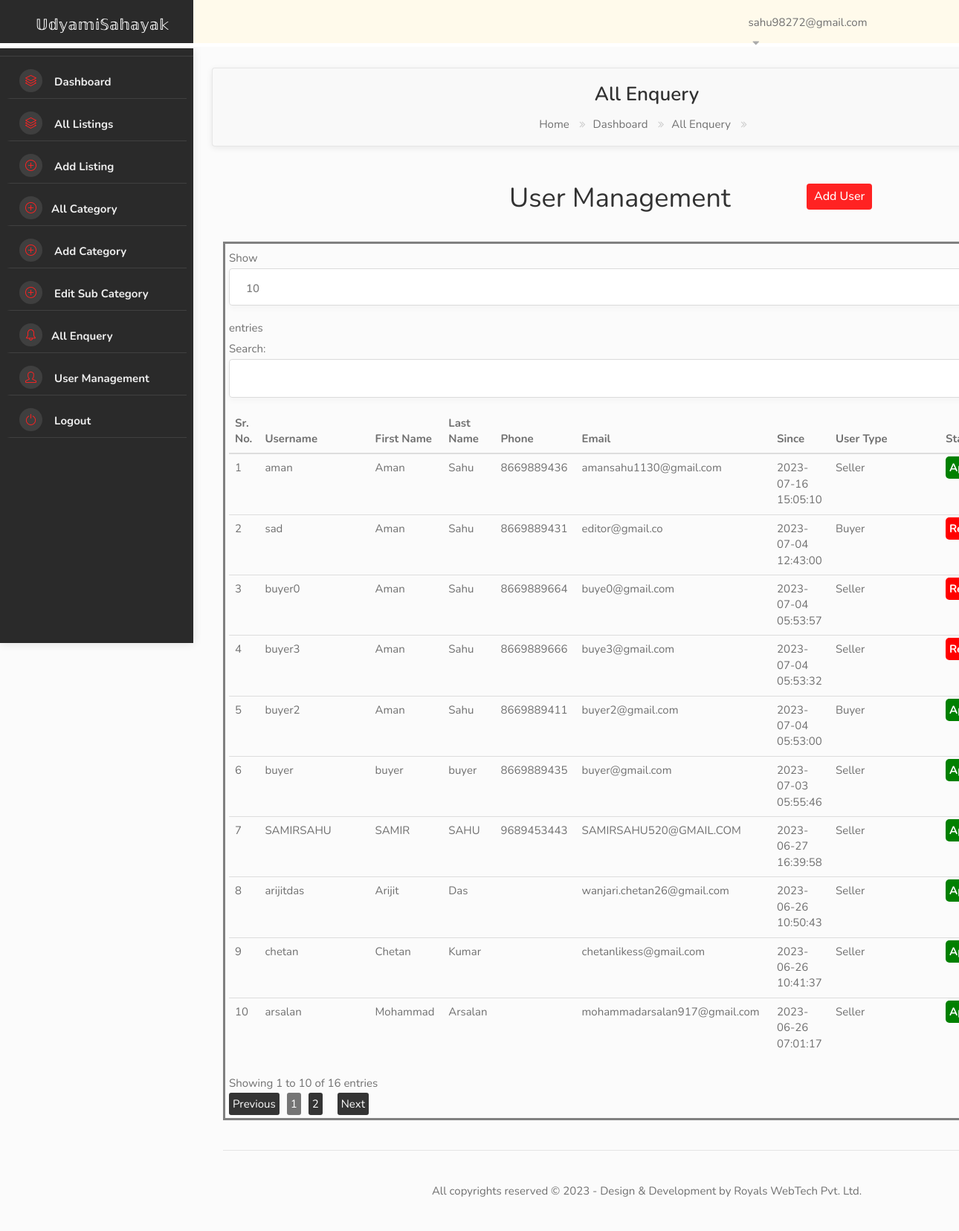
Page /admin_panel/dashboard_user_management.php (signed in) on the committed database.
### tables this page shows
CREATE TABLE `users_entries` (
  `user_id` int(255) NOT NULL,
  `user_username` varchar(500) NOT NULL,
  `user_password` varchar(255) NOT NULL,
  `user_email` varchar(150) NOT NULL,
  `user_phone` varchar(500) NOT NULL,
  `user_timestamp` timestamp NOT NULL DEFAULT current_timestamp(),
  `is_verified_email` varchar(100) NOT NULL DEFAULT '0',
  `is_verified_admin` varchar(100) NOT NULL DEFAULT 'Pending',
  `user_type` varchar(200) NOT NULL,
  `user_vcode` varchar(255) NOT NULL,
  `user_otp` varchar(500) NOT NULL,
  `user_otp_created` varchar(1000) NOT NULL,
  `user_otp_is_expired` int(200) NOT NULL,
  `user_first_name` varchar(500) NOT NULL,
  `user_last_name` varchar(500) NOT NULL,
  `user_country_id` varchar(300) NOT NULL,
  `user_state_id` varchar(300) NOT NULL,
  `user_city_id` varchar(300) NOT NULL,
  `user_age` varchar(200) NOT NULL,
  `user_dob` varchar(100) NOT NULL,
  `user_address` varchar(2000) NOT NULL,
  `user_facebook_link` varchar(200) NOT NULL,
  `user_google_link` varchar(200) NOT NULL,
  `user_instagram_link` varchar(200) NOT NULL,
  `user_image` varchar(200) NOT NULL DEFAULT 'dashboard-avatar.jpg',
  `user_about` varchar(255) NOT NULL,
  `user_created_by` varchar(100) NOT NULL DEFAULT 'self',
  `is_verified_phone` int(50) NOT NULL DEFAULT 0,
  `user_view_count` int(200) NOT NULL DEFAULT 0,
  `user_last_timestamp` timestamp NOT NULL DEFAULT current_timestamp() ON UPDATE current_timestamp(),
  `user_email_verified_timestamp` timestamp NOT NULL DEFAULT current_timestamp(),
  `user_admin_verified_timestamp` timestamp NOT NULL DEFAULT current_timestamp(),
  `user_request_for_seller` int(5) NOT NULL DEFAULT 0
);

### admin_panel/dashboard_user_management.php (the view, shortened to what this page needs)
<!DOCTYPE html>
<html lang="zxx">
<head>
  <link rel="stylesheet" href="../css/stylesheet.css">
  <link rel="stylesheet" href="../css/mmenu.css">
  <link rel="stylesheet" href="../css/perfect-scrollbar.css">
  <link rel="stylesheet" href="../css/style.css" id="colors">
</head>
<body>
  <div id="main_wrapper">
    <?php include "./component/header.php" ?>
    <div id="dashboard">
      <?php include "./component/user_sidebar_navbar.php" ?>
      <div class="utf_dashboard_content">
        <div id="titlebar" class="dashboard_gradient">
          <div class="row">
            <div class="col-md-12">
              <h2>All Enquery</h2>
              <nav id="breadcrumbs">
                <ul>
                  <li><a href="index_1.php">Home</a></li>
                  <li><a href="dashboard.php">Dashboard</a></li>
                  <li>All Enquery</li>
                  <li>
                  </li>
                </ul>
              </nav>
            </div>
          </div>
        </div>
        <div>
          <div class="row ">
            <div class="col-md-4">
            </div>
            <div class="col-md-4">
              <h1 class=" my-auto mr-auto d-inline"> User Management</h1>
            </div>
            <div class="col-md-4 ml-auto">
              <div class="my-auto mr-auto " style="    margin: auto;
    padding-top: 20px;">
                <button type="button" style="padding:10px !important;" class="button" onclick="window.location.href='./adduser.php'">Add User
                </button>
              </div>
            </div>
          </div>
          <div id="main" class="">
            <div class="allContent-section container   pt-0" style="margin-bottom: 20px;">
              <div class=" my-1">
                <br>
               <div class="table-responsive" style="border: 3px solid grey; padding: 5px;">
    <table data-role="table" class="table ui-responsive datatable" id="myTable">
        <thead>
            <tr>
                <th class="tbl_head" scope="col">Sr. No.</th>
                <th class="tbl_head" scope="col">Username</th>
                <th class="tbl_head" scope="col">First Name</th>
                <th class="tbl_head" scope="col">Last Name</th>
                <th class="tbl_head" scope="col">Phone</th>
                <th class="tbl_head" scope="col">Email</th>
                <th class="tbl_head" scope="col">Since</th>
                <th class="tbl_head" scope="col">User Type</th>
                <th class="tbl_head" scope="col">Status</th>
            </tr>
        </thead>
        <tbody>
            <?php
            $select_user_query = "SELECT * FROM `users_entries` WHERE is_verified_email = 1 ORDER BY `user_timestamp` DESC";
            $select_user_result = mysqli_query($connect, $select_user_query);
            $num = mysqli_num_rows($select_user_result);
            if ($num > 0) {
                $sno = 0;
                while ($row = mysqli_fetch_assoc($select_user_result)) {
                    $sno++;
            ?>
            <tr id="row_<?= $row['user_id'] ?>" class="row_by_id">
                <td><?= $sno ?></td>
                <td><?= $row['user_username'] ?></td>
                <td><?= $row['user_first_name'] ?></td>
                <td><?= $row['user_last_name'] ?></td>
                <td><?= $row['user_phone'] ?></td>
                <td><?= $row['user_email'] ?></td>
                <td><?= $row['user_timestamp'] ?></td>
                <td><?php
                    if ($row['user_type'] == 'user') {
                        echo 'Seller';
                    } else if ($row['user_type'] == 'buyer') {
                        echo 'Buyer';
                    } else {
                        echo $row['user_type'];
                    }
                ?></td>
                <td id="status_<?= $row['user_id'] ?>">
                    <?php
                        if ($row['is_verified_admin']) {
                            echo "<span style='background-color:green;color:white;padding:5px;font-weight:700;border-radius:5px;'>Approved</span>";
                        } else {
                            echo "<span style='background-color:red;color:white;padding:5px;font-weight:700;border-radius:5px;'>Rejected</span>";
                        }
                    ?>
                </td>
            </tr>
            <?php
                }
            } else {
                echo "<tr><td class='text-center' colspan='6'>No New Registration Found</td></tr>";
            }
            ?>
        </tbody>
    </table>
</div>
              </div>
            </div>
          </div>
          <?php include "./component/footer.php" ?>
        </div>
      </div>
    </div>
</body>
</html>

### admin_panel/component/header.php (shortened to what this page needs)
<header id="header_part" class="fixed fullwidth_block dashboard">
  <div id="header" class="not-sticky">
    <div class="container">
      <div class="utf_left_side">
        <div id="logo">
          <a href="../index.php" class="dashboard-logo" style="color:#fff;font-size:20px;padding:20px"><img src="../images/" alt="" />𝕌𝕕𝕪𝕒𝕞𝕚𝕊𝕒𝕙𝕒𝕪𝕒𝕜</a>
        </div>
      </div>
      <div class="utf_right_side">
        <div class="header_widget">
          <div class="utf_user_menu">
            <span class="tooltip"><?= $_SESSION['user_email'] ?><span class="tooltiptext"><?= $_SESSION['user_first_name'] ?> <?= $_SESSION['user_last_name'] ?></span></span>
            <div class="utf_user_name">
              <span><img src="
              ?>" alt="" /></span>
            </div>
          </div>
        </div>
      </div>
    </div>
  </div>
</header>

### admin_panel/component/user_sidebar_navbar.php (shortened to what this page needs)
<div class="utf_dashboard_navigation js-scrollbar">
  <div class="utf_dashboard_navigation_inner_block">
    <ul>
      <li id="user_dashboard"><a href="dashboard.php"><i class="sl sl-icon-layers"></i> Dashboard</a></li>
      <li  id="user_dashboard_my_listing">
        <a href="dashboard_my_listing.php"><i class="sl sl-icon-layers"></i> All Listings</a>
      </li>
      <li id="user_dashboard_add_listing"><a href="dashboard_add_listing.php"><i class="sl sl-icon-plus"></i> Add Listing</a></li>
      <li id="user_dashboard_category"><a href="dashboard_category.php"><i class="sl sl-icon-plus"></i>All Category</a></li>
      <li id="user_dashboard_add_category"><a href="addcategory.php"><i class="sl sl-icon-plus"></i> Add Category</a></li>
      <li id="user_dashboard_edit_sub_category"><a href="editsubcategory.php"><i class="sl sl-icon-plus"></i> Edit Sub Category</a></li>
      <li id="user_dashboard_enquery"><a href="dashboard_enquery.php"><i class="sl sl-icon-bell"></i>All Enquery</a></li>
      <li id="user_dashboard_user_manegement"><a href="dashboard_user_management.php"><i class="sl sl-icon-user"></i> User Management</a></li>
      <li id="" ><a href="../logout/index.php"><i class="sl sl-icon-power"></i> Logout</a></li>
    </ul>
  </div>
</div>

### admin_panel/component/footer.php
<div class="col-md-12">
  <div class="footer_copyright_part">All copyrights reserved © 2023 - Design & Development by Royals WebTech Pvt. Ltd.</div>
</div>

### css/mmenu.css (style rules this page uses)
:root { --mm-line-height:20px; --mm-listitem-size:44px; --mm-navbar-size:44px; --mm-offset-top:0; --mm-offset-right:0; --mm-offset-bottom:0; --mm-offset-left:0; --mm-color-border:rgba(0, 0, 0, 0.1); --mm-color-button:rgba(0, 0, 0, 0.3); --mm-color-text:rgba(0, 0, 0, 0.75); --mm-color-text-dimmed:rgba(0, 0, 0, 0.3); --mm-color-background:#f3f3f3; --mm-color-background-highlight:rgba(0, 0, 0, 0.05); --mm-color-background-emphasis:rgba(255, 255, 255, 0.4); --mm-shadow:0 0 10px rgba(0, 0, 0, 0.3) }

### css/perfect-scrollbar.css (style rules this page uses)
.ps { overflow: hidden !important; overflow-anchor: none; -ms-overflow-style: none; touch-action: auto; -ms-touch-action: auto; }

### css/style.css (style rules this page uses)
body { color: #707070; font-size: 15px; line-height: 28px; background-color: #fff; }
body, h1, h2, h3, h4, h5, h6, input[type="text"], input[type="password"], input[type="email"], textarea, select, input[type="button"], input[type="submit"], button, #tiptip_content, .map-box p, .map-box div, .numerical-rating .utf_counter_star_rating, body .nav_responsive i.menu-trigger:after { font-family:'Nunito', sans-serif; text-transform: none; }
h1, h2, h3, h4, h5, h6 { color: #323232; }
* { margin: 0px; padding: 0px; box-sizing: border-box; }
ul, li { margin: 9px; list-style-type: none; }

### admin_panel/component/header.php (style rules this page uses)
.tooltip { position: relative; display: inline-block; }

### rows in the picture
users_entries: user_username "aman", user_first_name "Aman", user_last_name "Sahu", user_phone "8669889436", user_email "amansahu1130@gmail.com", user_timestamp "2023-07-16 15:05:10", user_type "Seller", is_verified_admin "Approved"
users_entries: user_username "sad", user_first_name "Aman", user_last_name "Sahu", user_phone "8669889431", user_email "editor@gmail.co", user_timestamp "2023-07-04 12:43:00", user_type "Buyer", is_verified_admin "Rejected"
users_entries: user_username "buyer0", user_first_name "Aman", user_last_name "Sahu", user_phone "8669889664", user_email "buye0@gmail.com", user_timestamp "2023-07-04 05:53:57", user_type "Seller", is_verified_admin "Rejected"
users_entries: user_username "buyer3", user_first_name "Aman", user_last_name "Sahu", user_phone "8669889666", user_email "buye3@gmail.com", user_timestamp "2023-07-04 05:53:32", user_type "Seller", is_verified_admin "Rejected"
users_entries: user_username "buyer2", user_first_name "Aman", user_last_name "Sahu", user_phone "8669889411", user_email "buyer2@gmail.com", user_timestamp "2023-07-04 05:53:00", user_type "Buyer", is_verified_admin "Approved"
users_entries: user_username "buyer", user_first_name "buyer", user_last_name "buyer", user_phone "8669889435", user_email "buyer@gmail.com", user_timestamp "2023-07-03 05:55:46", user_type "Seller", is_verified_admin "Approved"
users_entries: user_username "SAMIRSAHU", user_first_name "SAMIR", user_last_name "SAHU", user_phone "9689453443", user_email "SAMIRSAHU520@GMAIL.COM", user_timestamp "2023-06-27 16:39:58", user_type "Seller", is_verified_admin "Approved"
users_entries: user_username "arijitdas", user_first_name "Arijit", user_last_name "Das", user_email "wanjari.chetan26@gmail.com", user_timestamp "2023-06-26 10:50:43", user_type "Seller", is_verified_admin "Approved"
users_entries: user_username "chetan", user_first_name "Chetan", user_last_name "Kumar", user_email "chetanlikess@gmail.com", user_timestamp "2023-06-26 10:41:37", user_type "Seller", is_verified_admin "Approved"
users_entries: user_username "arsalan", user_first_name "Mohammad", user_last_name "Arsalan", user_email "mohammadarsalan917@gmail.com", user_timestamp "2023-06-26 07:01:17", user_type "Seller", is_verified_admin "Approved"

### other values in the picture
$_SESSION['user_email'] "sahu98272@gmail.com"
